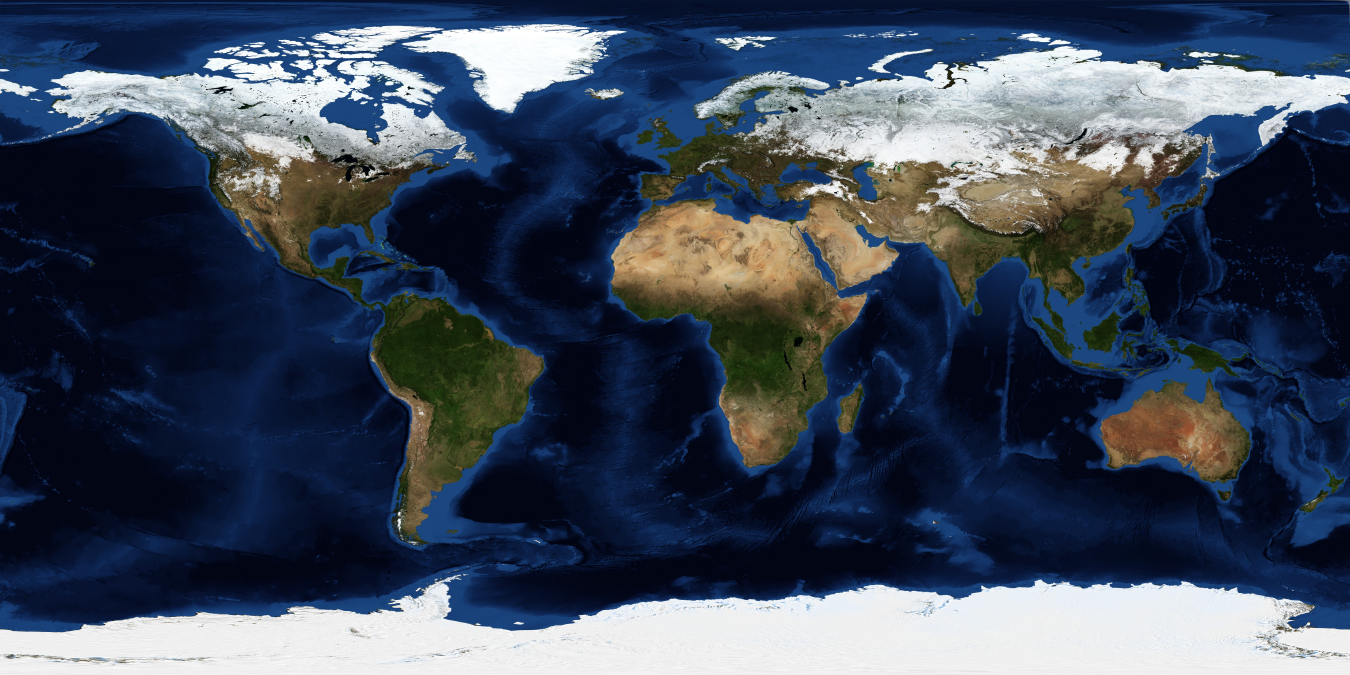
#> input picture assets/earth-satellite-2k.jpg, 5400 x 2700 px, found by its file name (shown at 1/4 size)
$ python sdf-assets.py
#> lines starting #> are read from the running program, lines starting #| are printed output that depends on the picture; after the words box and inside, x2 and y2 are one past the last pixel; in counts of white or black regions, pixels touching at a corner belong together
#!/usr/bin/env pythong
"""NEXUS SDF asset generator — compact signed-distance imagery for the host attack map.

All panel map graphics ship as R8 SDF PNG + JSON manifest (anchor, pointy-tip accuracy).
"""
from __future__ import annotations

import json
import math
import urllib.request
from pathlib import Path

import numpy as np
from PIL import Image, ImageDraw

ROOT = Path(__file__).resolve().parents[1]
OUT = ROOT / "panel" / "assets" / "sdf"
GEO_DIR = ROOT / "panel" / "assets" / "geo"
EARTH_SRC = ROOT / "panel" / "assets" / "earth-satellite-2k.jpg"
NE_COUNTRIES_URL = (
    "https://raw.githubusercontent.com/nvkelso/natural-earth-vector/master/"
    "geojson/ne_110m_admin_0_countries.geojson"
)
NE_STATES_URL = (
    "https://raw.githubusercontent.com/nvkelso/natural-earth-vector/master/"
    "geojson/ne_110m_admin_1_states_provinces.geojson"
)


def _save_r8_png(path: Path, field: np.ndarray) -> None:
    """Save normalized SDF as 8-bit PNG (128 = surface, <128 inside, >128 outside)."""
    arr = np.clip((field * 64.0) + 128.0, 0, 255).astype(np.uint8)
    Image.fromarray(arr, mode="L").save(path, optimize=True)


def _save_meta(path: Path, meta: dict) -> None:
    path.write_text(json.dumps(meta, indent=2) + "\n", encoding="utf-8")


def _analytic_pin_sdf(w: int, h: int) -> tuple[np.ndarray, list[int]]:
    """Big pointy map pin — anchor at tip (bottom center) for geo accuracy."""
    anchor = [w // 2, h - 1]
    head_cx = 0.5
    head_cy = 0.26
    head_r = 0.19
    tip_x = 0.5
    tip_y = 0.98
    neck_y = 0.46

    ys, xs = np.mgrid[0:h, 0:w]
    nx = (xs + 0.5) / w
    ny = (ys + 0.5) / h

    d_head = np.sqrt((nx - head_cx) ** 2 + (ny - head_cy) ** 2) - head_r

    # Cone body: distance to two lines forming pin shaft + tip
    def _line_dist(px: np.ndarray, py: np.ndarray, x0: float, y0: float, x1: float, y1: float) -> np.ndarray:
        dx = x1 - x0
        dy = y1 - y0
        t = np.clip(((px - x0) * dx + (py - y0) * dy) / (dx * dx + dy * dy + 1e-9), 0.0, 1.0)
        lx = x0 + t * dx
        ly = y0 + t * dy
        return np.sqrt((px - lx) ** 2 + (py - ly) ** 2)

    left = _line_dist(nx, ny, head_cx - head_r * 0.55, neck_y, tip_x, tip_y)
    right = _line_dist(nx, ny, head_cx + head_r * 0.55, neck_y, tip_x, tip_y)
    base = np.maximum(ny - neck_y, 0.0) * 3.0
    d_body = np.maximum(np.maximum(left, right), base)

    inside_head = d_head < 0
    inside_body = (ny >= neck_y) & (nx >= tip_x - (tip_y - ny) * 0.35) & (nx <= tip_x + (tip_y - ny) * 0.35)
    inside = inside_head | inside_body

    d = np.where(inside, -np.minimum(-d_head, d_body + 0.02), np.minimum(d_head, d_body))
    return d.astype(np.float32), anchor


def _ring_sdf(size: int) -> np.ndarray:
    cx = cy = (size - 1) / 2.0
    r = size * 0.34
    w = size * 0.08
    ys, xs = np.mgrid[0:size, 0:size]
    dist = np.sqrt((xs - cx) ** 2 + (ys - cy) ** 2)
    return (np.abs(dist - r) - w / 2.0).astype(np.float32)


def _antenna_bloom_sdf(size: int) -> np.ndarray:
    """Soft radial bloom for antenna field pulses."""
    cx = cy = (size - 1) / 2.0
    ys, xs = np.mgrid[0:size, 0:size]
    dist = np.sqrt((xs - cx) ** 2 + (ys - cy) ** 2).astype(np.float32)
    r = size * 0.42
    soft = r * (1.0 - np.exp(-dist / max(size * 0.18, 1.0)))
    return (dist - soft).astype(np.float32)


def _field_wave_sdf(size: int) -> np.ndarray:
    """Concentric wave interference pattern for signal fields."""
    cx = cy = (size - 1) / 2.0
    ys, xs = np.mgrid[0:size, 0:size]
    dist = np.sqrt((xs - cx) ** 2 + (ys - cy) ** 2).astype(np.float32)
    wave = np.sin(dist / max(size, 1) * 22.0) * 0.55
    return (dist / max(size, 1) * 0.82 + wave - 0.32).astype(np.float32)


def _dot_sdf(size: int) -> np.ndarray:
    cx = cy = (size - 1) / 2.0
    r = size * 0.38
    ys, xs = np.mgrid[0:size, 0:size]
    dist = np.sqrt((xs - cx) ** 2 + (ys - cy) ** 2)
    return (dist - r).astype(np.float32)


def _ensure_geojson(name: str, url: str) -> Path:
    GEO_DIR.mkdir(parents=True, exist_ok=True)
    dest = GEO_DIR / name
    if dest.is_file() and dest.stat().st_size > 1000:
        return dest
    try:
        req = urllib.request.Request(url, headers={"User-Agent": "NEXUS-SDF-Builder"})
        with urllib.request.urlopen(req, timeout=30) as resp:
            dest.write_bytes(resp.read())
    except (OSError, urllib.error.URLError):
        if not dest.is_file():
            dest.write_text('{"type":"FeatureCollection","features":[]}\n', encoding="utf-8")
    return dest


# [27 lines left out: functions _lonlat_to_px, _draw_geo_rings, not called in this run]


def _wireframe_sdf(w: int, h: int) -> np.ndarray:
    """Admin-0 country + admin-1 state/province borders → wireframe distance field."""
    countries = _ensure_geojson("ne_110m_admin_0_countries.geojson", NE_COUNTRIES_URL)
    states = _ensure_geojson("ne_110m_admin_1_states_provinces.geojson", NE_STATES_URL)
    mask = Image.new("L", (w, h), 0)
    draw = ImageDraw.Draw(mask)
    for path in (countries, states):
        try:
            doc = json.loads(path.read_text(encoding="utf-8"))
        except (OSError, json.JSONDecodeError):
            continue
        for feat in doc.get("features") or []:
            _draw_geo_rings(draw, feat.get("geometry") or {}, w, h)
    arr = np.asarray(mask, dtype=np.float32) / 255.0
    border = arr > 0.35
    try:
        from scipy.ndimage import distance_transform_edt  # type: ignore

        dist_in = distance_transform_edt(border)
        dist_out = distance_transform_edt(1.0 - border)
        field = (dist_out - dist_in).astype(np.float32)
    except ImportError:
        field = np.where(border, -2.0, 4.0).astype(np.float32)
    return field / max(w, h) * 14.0


def _globe_sdf_from_jpg(w: int = 512, h: int = 256) -> np.ndarray:
    """Coastline/edge SDF from offline earth image — compact storage, crisp at any zoom."""
    if not EARTH_SRC.is_file():
        ys, xs = np.mgrid[0:h, 0:w]
        land = (np.sin(xs / 18.0) * np.cos(ys / 11.0) > 0.15).astype(np.float32)
        from scipy.ndimage import distance_transform_edt  # type: ignore

        dist_in = distance_transform_edt(land)
        dist_out = distance_transform_edt(1.0 - land)
        return (dist_out - dist_in).astype(np.float32) / max(w, h) * 8.0

    img = Image.open(EARTH_SRC).convert("L").resize((w, h), Image.Resampling.LANCZOS)
    gray = np.asarray(img, dtype=np.float32) / 255.0
    gx = np.zeros_like(gray)
    gy = np.zeros_like(gray)
    gx[:, 1:-1] = gray[:, 2:] - gray[:, :-2]
    gy[1:-1, :] = gray[2:, :] - gray[:-2, :]
    edge = np.sqrt(gx * gx + gy * gy)
    edge = (edge > 0.08).astype(np.float32)

    try:
        from scipy.ndimage import distance_transform_edt  # type: ignore

        dist_in = distance_transform_edt(edge)
        dist_out = distance_transform_edt(1.0 - edge)
        field = (dist_out - dist_in).astype(np.float32)
    except ImportError:
        field = edge - 0.5

    return field / max(w, h) * 12.0


# [6 lines left out: function _edt_fallback, not called in this run]


def build_assets() -> dict:
    OUT.mkdir(parents=True, exist_ok=True)
    manifest: dict = {"version": 1, "format": "r8", "assets": {}}

    pin_w, pin_h = 128, 192
    pin_field, pin_anchor = _analytic_pin_sdf(pin_w, pin_h)
    for name in ("pin-hostile", "pin-killed", "pin-friendly"):
        png = OUT / f"{name}.sdf.png"
        meta_path = OUT / f"{name}.sdf.json"
        _save_r8_png(png, pin_field)
        meta = {
            "id": name,
            "width": pin_w,
            "height": pin_h,
            "anchor": pin_anchor,
            "pointy_tip": True,
            "format": "r8",
            "file": f"/assets/sdf/{name}.sdf.png",
            "display_scale": 1.05 if name == "pin-hostile" else 0.95,
        }
        _save_meta(meta_path, meta)
        manifest["assets"][name] = meta

    ring_size = 64
    ring_field = _ring_sdf(ring_size)
    _save_r8_png(OUT / "ring-pulse.sdf.png", ring_field)
    ring_meta = {
        "id": "ring-pulse",
        "width": ring_size,
        "height": ring_size,
        "anchor": [ring_size // 2, ring_size // 2],
        "format": "r8",
        "file": "/assets/sdf/ring-pulse.sdf.png",
        "display_scale": 1.0,
    }
    _save_meta(OUT / "ring-pulse.sdf.json", ring_meta)
    manifest["assets"]["ring-pulse"] = ring_meta

    dot_size = 32
    dot_field = _dot_sdf(dot_size)
    _save_r8_png(OUT / "legend-dot.sdf.png", dot_field)
    dot_meta = {
        "id": "legend-dot",
        "width": dot_size,
        "height": dot_size,
        "anchor": [dot_size // 2, dot_size // 2],
        "format": "r8",
        "file": "/assets/sdf/legend-dot.sdf.png",
        "display_scale": 0.35,
    }
    _save_meta(OUT / "legend-dot.sdf.json", dot_meta)
    manifest["assets"]["legend-dot"] = dot_meta

    bloom_size = 128
    bloom_field = _antenna_bloom_sdf(bloom_size)
    _save_r8_png(OUT / "antenna-bloom.sdf.png", bloom_field)
    bloom_meta = {
        "id": "antenna-bloom",
        "width": bloom_size,
        "height": bloom_size,
        "anchor": [bloom_size // 2, bloom_size // 2],
        "format": "r8",
        "file": "/assets/sdf/antenna-bloom.sdf.png",
        "display_scale": 1.2,
        "animated": True,
    }
    _save_meta(OUT / "antenna-bloom.sdf.json", bloom_meta)
    manifest["assets"]["antenna-bloom"] = bloom_meta

    wave_size = 96
    wave_field = _field_wave_sdf(wave_size)
    _save_r8_png(OUT / "field-wave.sdf.png", wave_field)
    wave_meta = {
        "id": "field-wave",
        "width": wave_size,
        "height": wave_size,
        "anchor": [wave_size // 2, wave_size // 2],
        "format": "r8",
        "file": "/assets/sdf/field-wave.sdf.png",
        "display_scale": 1.0,
        "animated": True,
    }
    _save_meta(OUT / "field-wave.sdf.json", wave_meta)
    manifest["assets"]["field-wave"] = wave_meta

    gw, gh = 1024, 512
    globe_field = _globe_sdf_from_jpg(gw, gh)
    _save_r8_png(OUT / "globe-world.sdf.png", globe_field)
    globe_meta = {
        "id": "globe-world",
        "width": gw,
        "height": gh,
        "anchor": [0, 0],
        "bounds": [[-90, -180], [90, 180]],
        "format": "r8",
        "file": "/assets/sdf/globe-world.sdf.png",
        "equirectangular": True,
    }
    _save_meta(OUT / "globe-world.sdf.json", globe_meta)
    manifest["assets"]["globe-world"] = globe_meta

    wire_field = _wireframe_sdf(gw, gh)
    _save_r8_png(OUT / "globe-wireframe.sdf.png", wire_field)
    wire_meta = {
        "id": "globe-wireframe",
        "width": gw,
        "height": gh,
        "anchor": [0, 0],
        "bounds": [[-90, -180], [90, 180]],
        "format": "r8",
        "file": "/assets/sdf/globe-wireframe.sdf.png",
        "equirectangular": True,
        "wireframe": True,
        "source": "Natural Earth 110m admin-0 + admin-1",
    }
    _save_meta(OUT / "globe-wireframe.sdf.json", wire_meta)
    manifest["assets"]["globe-wireframe"] = wire_meta

    manifest_path = OUT / "manifest.json"
    manifest_path.write_text(json.dumps(manifest, indent=2) + "\n", encoding="utf-8")
    return manifest


def main() -> int:
    doc = build_assets()
#> the loop in build_assets, `for name in ("pin-hostile", "pin-killed", "pin-friendly"):` made 3 passes
#> pass 1, in _save_r8_png, `Image.fromarray(arr, mode="L").save(path, optimize=True)`:
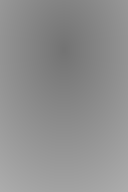
#> saved as pin-hostile.sdf.png: PIL image 128x192 L; min 116, max 172, mean 143.1
#> in _save_r8_png (call 6), `Image.fromarray(arr, mode="L").save(path, optimize=True)`:
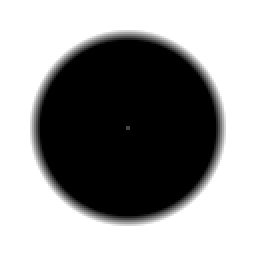
#> saved as antenna-bloom.sdf.png: PIL image 128x128 L (shown 2 times larger); min 0, max 255, mean 148.5
#> in _save_r8_png (call 7), `Image.fromarray(arr, mode="L").save(path, optimize=True)`:
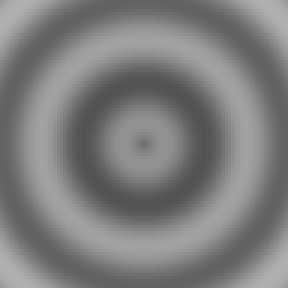
#> saved as field-wave.sdf.png: PIL image 96x96 L (shown 3 times larger); min 83, max 176, mean 125.1
#> in _globe_sdf_from_jpg, `img = Image.open(EARTH_SRC).convert("L").resize((w, h), Image.Resampli..`:
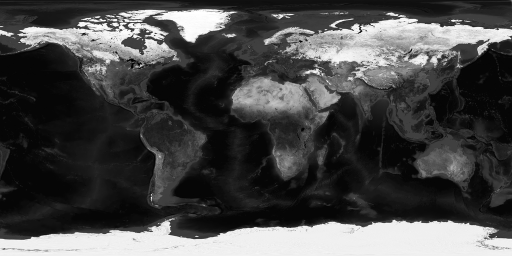
#> img: PIL image 1024x512 L (shown at 1/2 size); min 0, max 255, mean 72.5
#> in _globe_sdf_from_jpg, `edge = (edge > 0.08).astype(np.float32)`:
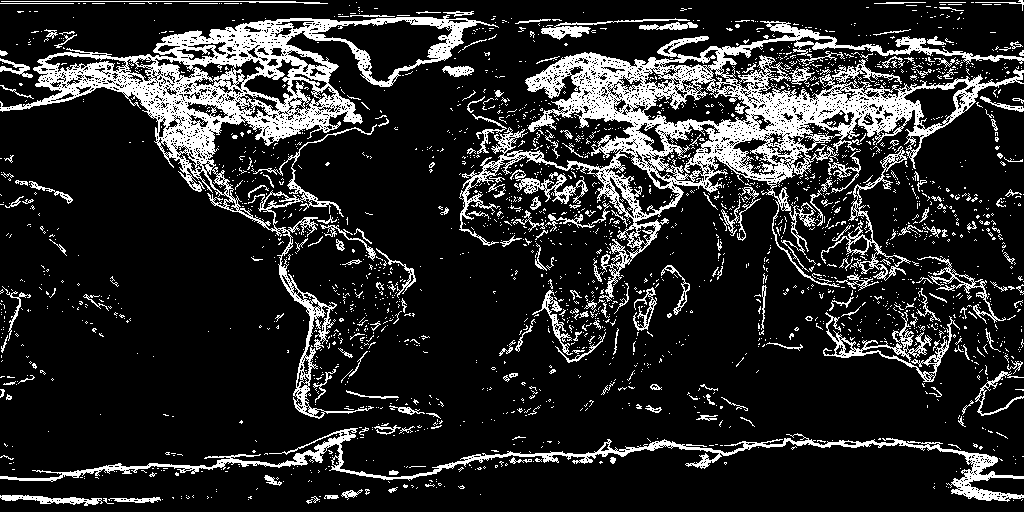
#> edge: shape (512, 1024) float32; values 0 (black) and 1 (white), 16.4% white; 2344 white regions (2132 under 20 px), largest, box (x1, y1, x2, y2) and area: (459, 21, 1024, 302) 29991, (0, 15, 499, 419) 23482, (0, 428, 1024, 502) 6505
#> in _globe_sdf_from_jpg, `dist_out = distance_transform_edt(1.0 - edge)`:
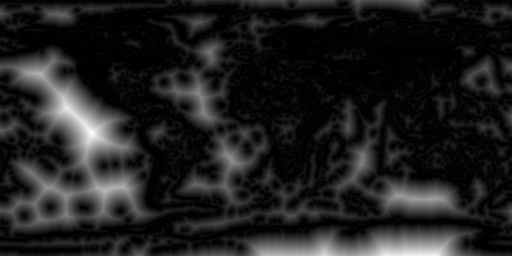
#> dist_out: shape (512, 1024) float64 (shown at 1/2 size); min 0, max 67.74, mean 8.6; drawn with min black and max white
#> in _save_r8_png (call 8), `arr = np.clip((field * 64.0) + 128.0, 0, 255).astype(np.uint8)`:
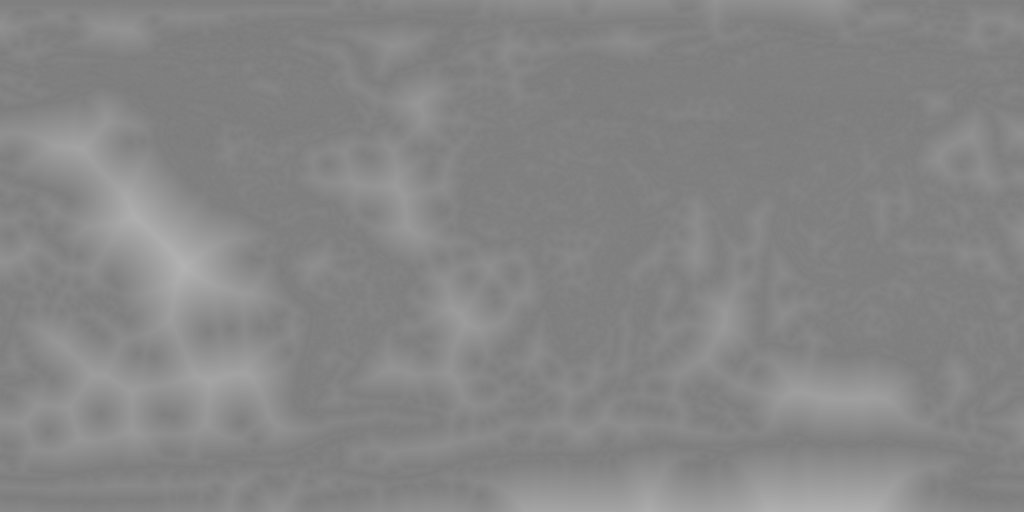
#> arr: shape (512, 1024); min 123, max 178, mean 133.8
    print(json.dumps({"ok": True, "assets": list(doc["assets"].keys()), "out": str(OUT)}))
    return 0


if __name__ == "__main__":
#> (the run stopped early here; a loop or call above may not have finished)
